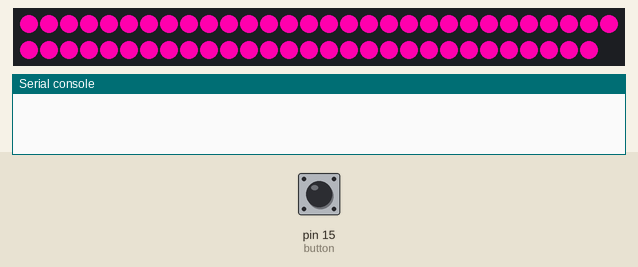
Bench run of a program on a simulated MicroPython board. Shown: 59 RGB LEDs in strip order, left to right, continuing on the next row, the last lines printed to the serial console. Inputs (shaded band) come from the test bench; at power-on: pin 15 (button) HIGH. Library files of the repository ran but are not shown: neopixel.py.

Above: at 1.25 s.
1.3 s: pin 15 (button) pulled LOW for 0.15 s
At 2.2 s:
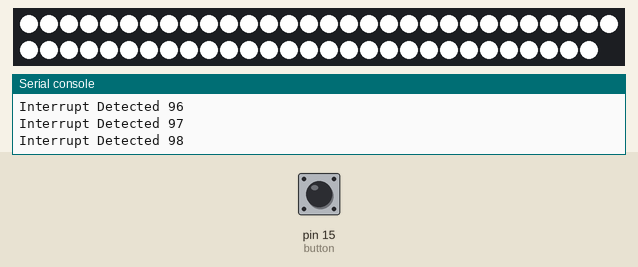
2.9 s: pin 15 (button) pulled LOW for 1 s
At 3.36 s:
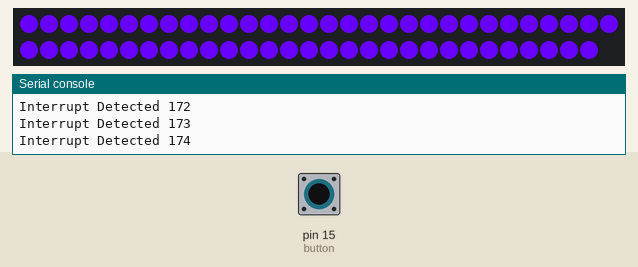
4.5 s: pin 15 (button) pulled LOW for 3.2 s
At 4.8 s:
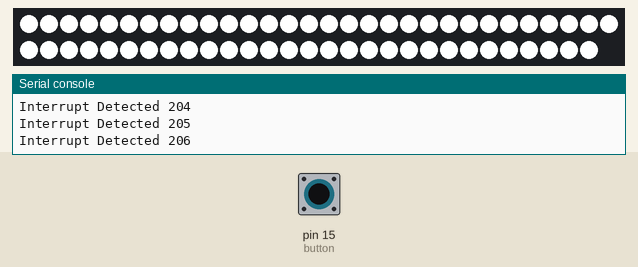
9.2 s: pin 15 (button) pulled LOW for 0.15 s
At 9.36 s:
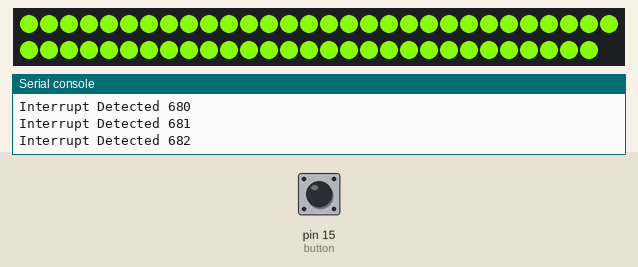
Timing chart, 0 to 10.9 s (numbered marks = the images above; inputs shaded):
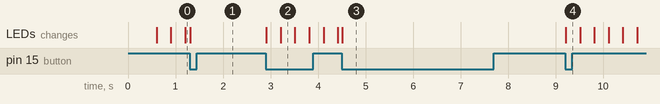

Measured:
- after the input at 1.3 s, the LEDs: change at once (image 1)
- after the input at 2.9 s, the LEDs: first change at once (image 2 shows a later state)
- after the input at 4.5 s, the LEDs: change at once (image 3)
- after the input at 9.2 s, the LEDs: change at once (image 4)

The program:

wrgbButtonIRQ.py
```python
import machine
from libs.neopixel import Neopixel
import utime


# Setup
piPin = 0
numpix = 59

strip = Neopixel(numpix, 0, piPin, "RGBW")
button = machine.Pin(15, machine.Pin.IN, machine.Pin.PULL_UP)

strip_state = 0
debounce_time = 0
button_pushes = 0

hue = 0

def button_handler(button):
    global strip_state, debounce_time
    if strip_state == 0 and (utime.ticks_ms()-debounce_time) > 100:
        strip_state = 1
        debounce_time=utime.ticks_ms()
    if strip_state == 1 and (utime.ticks_ms()-debounce_time) > 100:
        strip_state = 0
        debounce_time=utime.ticks_ms()


button.irq(trigger=machine.Pin.IRQ_FALLING, handler=button_handler)

while True:
    if strip_state is 1:
        button_pushes += 1
        color = (0, 0, 0, 255)
        strip.fill(color)
        strip.show()
        print(f"Interrupt Detected {button_pushes}")
    elif strip_state is 0:
        hue += 50
        if(hue > 65535):
            hue = 0
        color = strip.colorHSV(hue, 255, 255)
        strip.fill(color)
        strip.show()
        hue += 150
        
```
